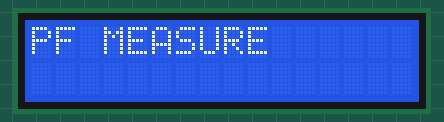
A sketch run on a simulated Arduino Uno, built with avr-gcc and run on an emulated ATmega328P. Shown: 16×2 character LCD.

Above: at 0.1 s.
At 2.1 s:
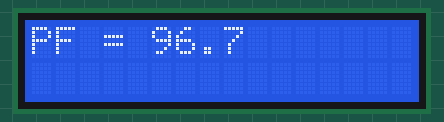

The sketch:

sketch_jul04a.ino
```cpp
#include <LiquidCrystal.h>
LiquidCrystal lcd(12,11,7,6,5,4);

void setup() {
  lcd.begin(16,2);
  lcd.print("PF MEASURE");
  delay(2000);
  lcd.clear();
  lcd.print("PF = 96.7");

}

void loop() {
  // put your main code here, to run repeatedly:

}
```
